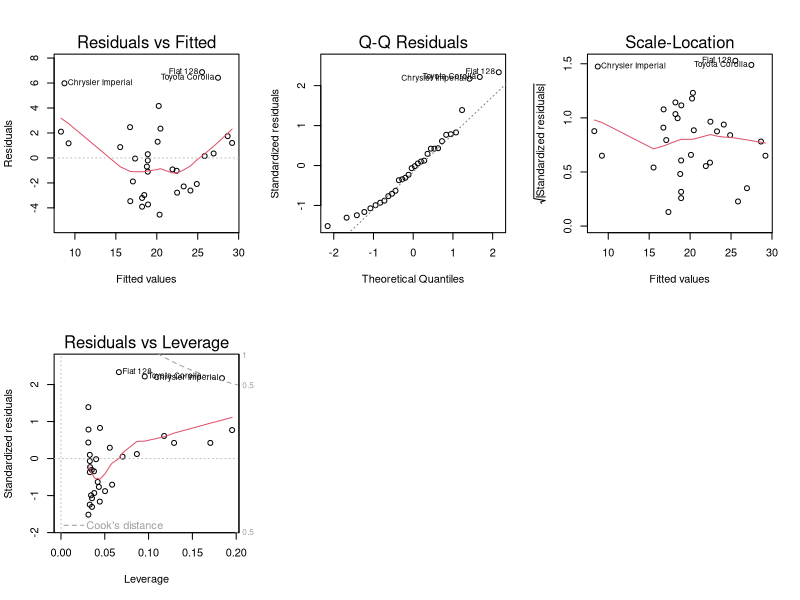
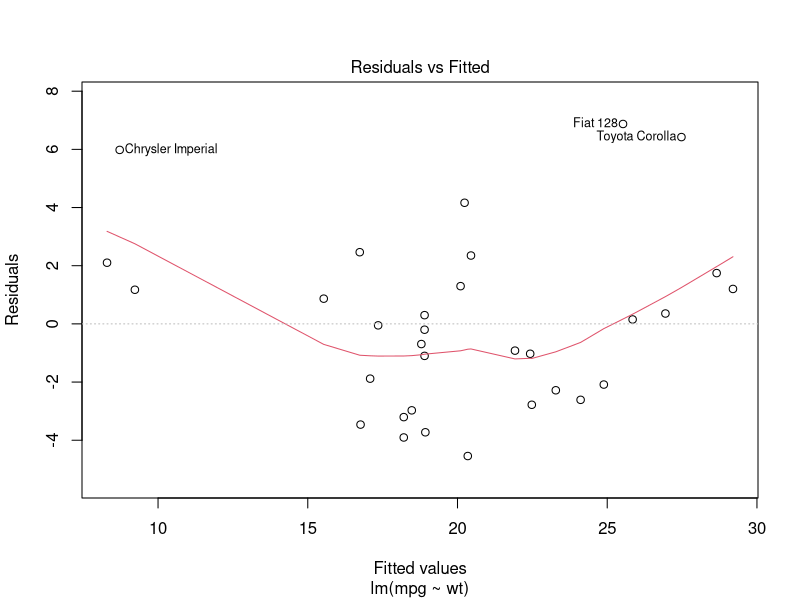
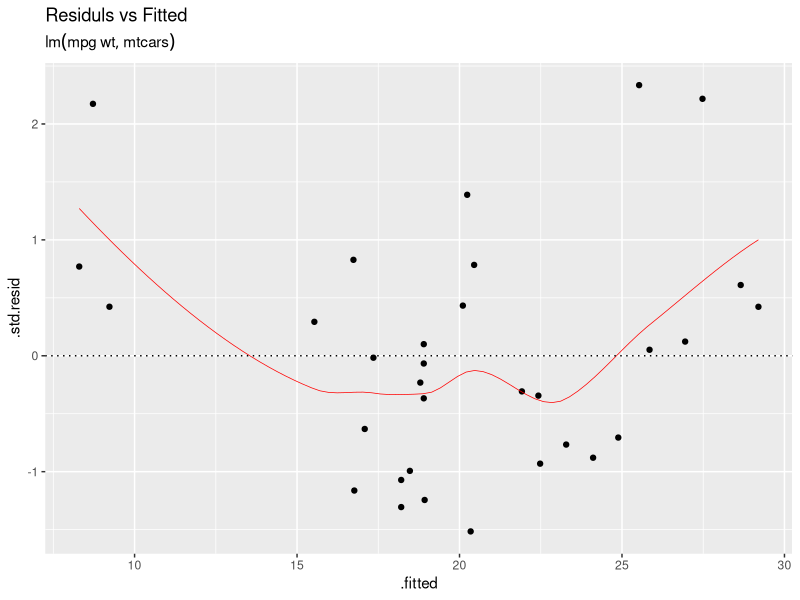
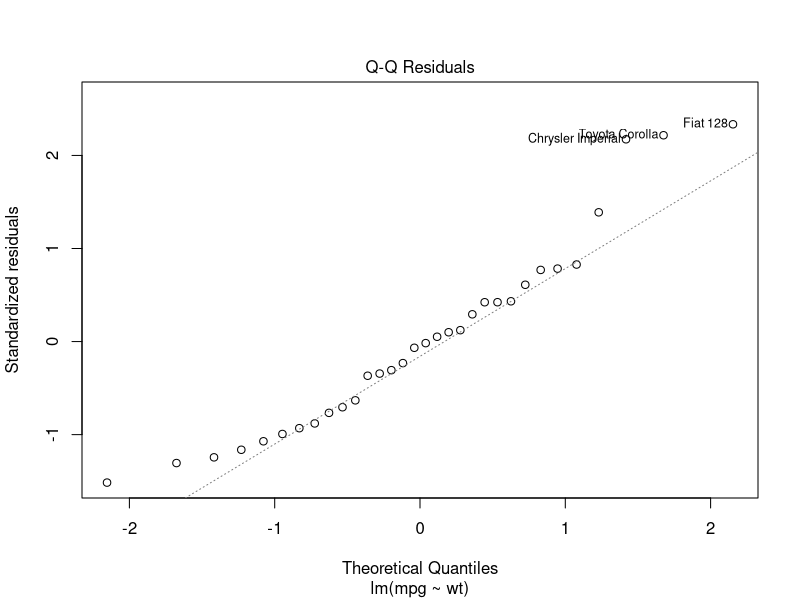
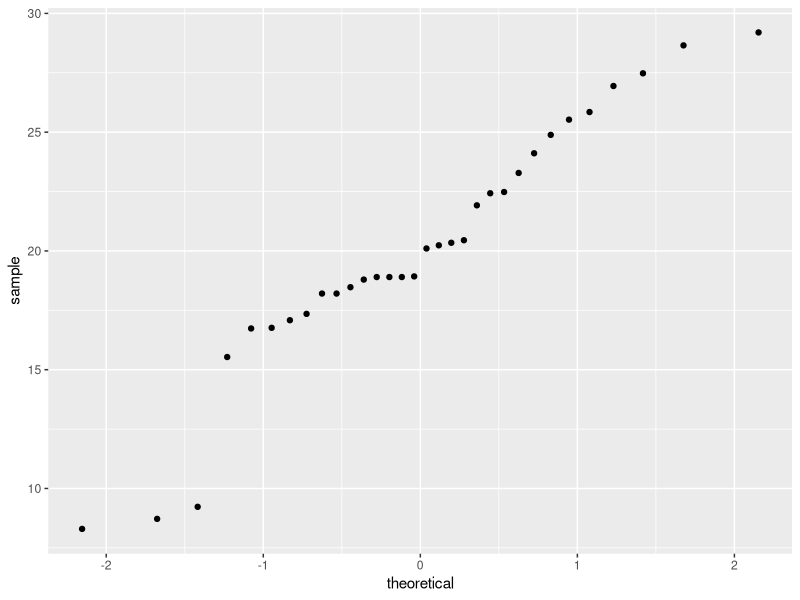
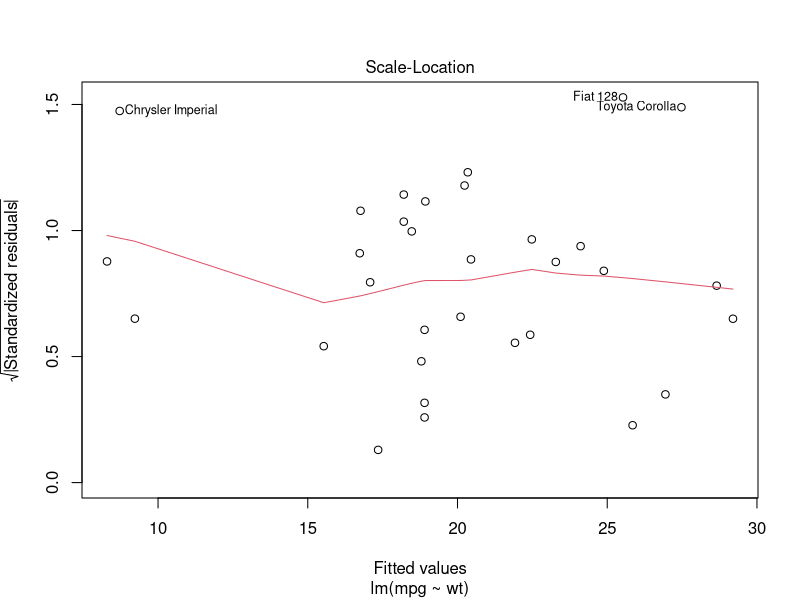

R code for these plots, in order:

# Tinker

library(tidyverse)
library(broom)

mtcars %>%
  split(.$cyl) %>% # from base R
  map(~ lm(mpg ~ wt, data = .)) %>%
  map(summary) %>%
  map_dbl("r.squared")

lm.1=lm(mpg ~ wt,data=mtcars)

lm.1
par(mfrow=c(2,3)) 
plot(lm.1)
par(mfrow=c(1,1)) 
#resid vs fitt
tidy(lm.1)
glance(lm.1)
augment(lm.1)

###
My.Mod=lm.1


plot(My.Mod,which=1)
D1  = augment(My.Mod) %>% ggplot(aes(x=.fitted,y=.std.resid)) +
  geom_point()+
geom_smooth(se=FALSE,colour="red",size=.25)+
  geom_hline(yintercept=0,linetype=3)+
  labs(title="Residuls vs Fitted",subtitle=My.Mod$call)
D1


#################
plot(My.Mod,which=2)
geom_qq()
?geom_qq

D2  = augment(My.Mod) %>% ggplot(aes(x=.se.fit,y=6)) +
                                 geom_point()
D2  = augment(My.Mod) %>% ggplot(aes(sample=.fitted)) +
  stat_qq()
  
D2

################

plot(My.Mod,which=3)
